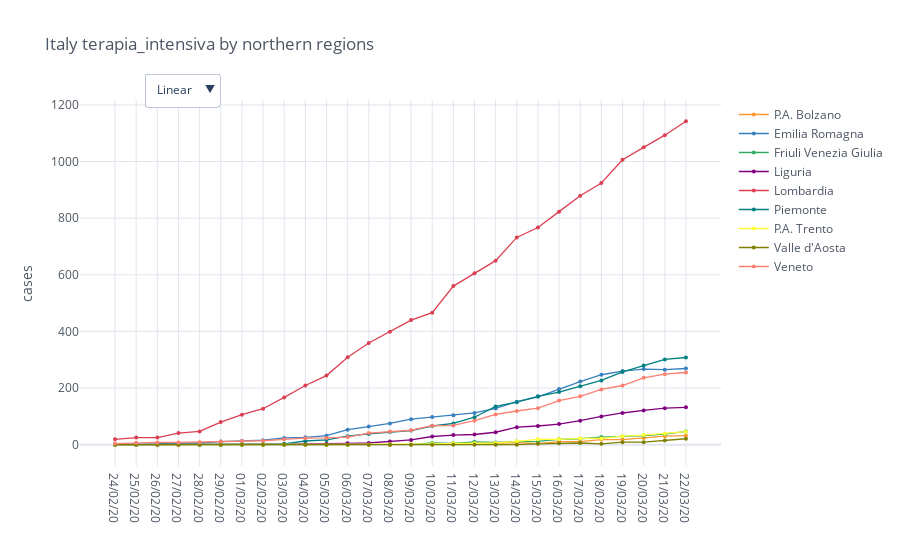

This figure's notebook cell:
### Code cell
category = 'terapia_intensiva'
regions = io.italy_load_regions(io.italy_northern_regions)
total_cases = io.italy_regions_filter_by_category(regions, category)

mpl.iplot_comparative_plot(total_cases, title='Italy ' + category + ' by northern regions')

### Figure 1 — Plotly figure (JSON) as saved in the notebook; plotly's stock layout.template omitted (floating-point values rounded to 4 significant figures)
{"data": [{"line": {"color": "rgba(255, 153, 51, 1.0)", "dash": "solid", "shape": "linear", "width": 1.3}, "marker": {"size": 4, "symbol": "circle"}, "mode": "lines+markers", "name": "P.A. Bolzano", "text": "", "type": "scatter", "x": ["24/02/20", "25/02/20", "26/02/20", "27/02/20", "28/02/20", "29/02/20", "01/03/20", "02/03/20", "03/03/20", "04/03/20", "05/03/20", "06/03/20", "07/03/20", "08/03/20", "09/03/20", "10/03/20", "11/03/20", "12/03/20", "13/03/20", "14/03/20", "15/03/20", "16/03/20", "17/03/20", "18/03/20", "19/03/20", "20/03/20", "21/03/20", "22/03/20"], "y": [0, 0, 0, 0, 0, 0, 0, 0, 0, 0, 0, 0, 0, 0, 0, 1, 4, 4, 5, 7, 4, 11, 11, 18, 18, 24, 30, 32]}, {"line": {"color": "rgba(55, 128, 191, 1.0)", "dash": "solid", "shape": "linear", "width": 1.3}, "marker": {"size": 4, "symbol": "circle"}, "mode": "lines+markers", "name": "Emilia Romagna", "text": "", "type": "scatter", "x": ["24/02/20", "25/02/20", "26/02/20", "27/02/20", "28/02/20", "29/02/20", "01/03/20", "02/03/20", "03/03/20", "04/03/20", "05/03/20", "06/03/20", "07/03/20", "08/03/20", "09/03/20", "10/03/20", "11/03/20", "12/03/20", "13/03/20", "14/03/20", "15/03/20", "16/03/20", "17/03/20", "18/03/20", "19/03/20", "20/03/20", "21/03/20", "22/03/20"], "y": [2, 2, 3, 6, 6, 11, 13, 16, 24, 26, 32, 53, 64, 75, 90, 98, 104, 112, 128, 152, 169, 197, 223, 247, 260, 267, 265, 269]}, {"line": {"color": "rgba(50, 171, 96, 1.0)", "dash": "solid", "shape": "linear", "width": 1.3}, "marker": {"size": 4, "symbol": "circle"}, "mode": "lines+markers", "name": "Friuli Venezia Giulia", "text": "", "type": "scatter", "x": ["24/02/20", "25/02/20", "26/02/20", "27/02/20", "28/02/20", "29/02/20", "01/03/20", "02/03/20", "03/03/20", "04/03/20", "05/03/20", "06/03/20", "07/03/20", "08/03/20", "09/03/20", "10/03/20", "11/03/20", "12/03/20", "13/03/20", "14/03/20", "15/03/20", "16/03/20", "17/03/20", "18/03/20", "19/03/20", "20/03/20", "21/03/20", "22/03/20"], "y": [0, 0, 0, 0, 0, 0, 0, 0, 0, 0, 0, 0, 1, 1, 1, 6, 5, 10, 8, 11, 12, 19, 21, 27, 29, 32, 37, 47]}, {"line": {"color": "rgba(128, 0, 128, 1.0)", "dash": "solid", "shape": "linear", "width": 1.3}, "marker": {"size": 4, "symbol": "circle"}, "mode": "lines+markers", "name": "Liguria", "text": "", "type": "scatter", "x": ["24/02/20", "25/02/20", "26/02/20", "27/02/20", "28/02/20", "29/02/20", "01/03/20", "02/03/20", "03/03/20", "04/03/20", "05/03/20", "06/03/20", "07/03/20", "08/03/20", "09/03/20", "10/03/20", "11/03/20", "12/03/20", "13/03/20", "14/03/20", "15/03/20", "16/03/20", "17/03/20", "18/03/20", "19/03/20", "20/03/20", "21/03/20", "22/03/20"], "y": [0, 0, 0, 0, 0, 1, 1, 1, 2, 3, 3, 5, 6, 11, 17, 29, 34, 36, 44, 62, 66, 73, 85, 100, 112, 121, 129, 132]}, {"line": {"color": "rgba(219, 64, 82, 1.0)", "dash": "solid", "shape": "linear", "width": 1.3}, "marker": {"size": 4, "symbol": "circle"}, "mode": "lines+markers", "name": "Lombardia", "text": "", "type": "scatter", "x": ["24/02/20", "25/02/20", "26/02/20", "27/02/20", "28/02/20", "29/02/20", "01/03/20", "02/03/20", "03/03/20", "04/03/20", "05/03/20", "06/03/20", "07/03/20", "08/03/20", "09/03/20", "10/03/20", "11/03/20", "12/03/20", "13/03/20", "14/03/20", "15/03/20", "16/03/20", "17/03/20", "18/03/20", "19/03/20", "20/03/20", "21/03/20", "22/03/20"], "y": [19, 25, 25, 41, 47, 80, 106, 127, 167, 209, 244, 309, 359, 399, 440, 466, 560, 605, 650, 732, 767, 823, 879, 924, 1006, 1050, 1093, 1142]}, {"line": {"color": "rgba(0, 128, 128, 1.0)", "dash": "solid", "shape": "linear", "width": 1.3}, "marker": {"size": 4, "symbol": "circle"}, "mode": "lines+markers", "name": "Piemonte", "text": "", "type": "scatter", "x": ["24/02/20", "25/02/20", "26/02/20", "27/02/20", "28/02/20", "29/02/20", "01/03/20", "02/03/20", "03/03/20", "04/03/20", "05/03/20", "06/03/20", "07/03/20", "08/03/20", "09/03/20", "10/03/20", "11/03/20", "12/03/20", "13/03/20", "14/03/20", "15/03/20", "16/03/20", "17/03/20", "18/03/20", "19/03/20", "20/03/20", "21/03/20", "22/03/20"], "y": [0, 0, 0, 0, 0, 0, 2, 2, 3, 13, 17, 30, 38, 45, 50, 66, 75, 97, 135, 150, 171, 186, 206, 227, 257, 280, 301, 308]}, {"line": {"color": "rgba(255, 255, 51, 1.0)", "dash": "solid", "shape": "linear", "width": 1.3}, "marker": {"size": 4, "symbol": "circle"}, "mode": "lines+markers", "name": "P.A. Trento", "text": "", "type": "scatter", "x": ["24/02/20", "25/02/20", "26/02/20", "27/02/20", "28/02/20", "29/02/20", "01/03/20", "02/03/20", "03/03/20", "04/03/20", "05/03/20", "06/03/20", "07/03/20", "08/03/20", "09/03/20", "10/03/20", "11/03/20", "12/03/20", "13/03/20", "14/03/20", "15/03/20", "16/03/20", "17/03/20", "18/03/20", "19/03/20", "20/03/20", "21/03/20", "22/03/20"], "y": [0, 0, 0, 0, 0, 0, 0, 0, 0, 0, 0, 0, 1, 2, 2, 3, 4, 5, 6, 12, 19, 19, 22, 22, 30, 34, 39, 46]}, {"line": {"color": "rgba(128, 128, 0, 1.0)", "dash": "solid", "shape": "linear", "width": 1.3}, "marker": {"size": 4, "symbol": "circle"}, "mode": "lines+markers", "name": "Valle d'Aosta", "text": "", "type": "scatter", "x": ["24/02/20", "25/02/20", "26/02/20", "27/02/20", "28/02/20", "29/02/20", "01/03/20", "02/03/20", "03/03/20", "04/03/20", "05/03/20", "06/03/20", "07/03/20", "08/03/20", "09/03/20", "10/03/20", "11/03/20", "12/03/20", "13/03/20", "14/03/20", "15/03/20", "16/03/20", "17/03/20", "18/03/20", "19/03/20", "20/03/20", "21/03/20", "22/03/20"], "y": [0, 0, 0, 0, 0, 0, 0, 0, 0, 0, 0, 0, 0, 0, 0, 0, 0, 0, 0, 0, 3, 5, 6, 3, 9, 9, 15, 21]}, {"line": {"color": "rgba(251, 128, 114, 1.0)", "dash": "solid", "shape": "linear", "width": 1.3}, "marker": {"size": 4, "symbol": "circle"}, "mode": "lines+markers", "name": "Veneto", "text": "", "type": "scatter", "x": ["24/02/20", "25/02/20", "26/02/20", "27/02/20", "28/02/20", "29/02/20", "01/03/20", "02/03/20", "03/03/20", "04/03/20", "05/03/20", "06/03/20", "07/03/20", "08/03/20", "09/03/20", "10/03/20", "11/03/20", "12/03/20", "13/03/20", "14/03/20", "15/03/20", "16/03/20", "17/03/20", "18/03/20", "19/03/20", "20/03/20", "21/03/20", "22/03/20"], "y": [4, 7, 8, 8, 9, 11, 13, 14, 19, 23, 24, 27, 41, 47, 51, 67, 68, 85, 107, 119, 129, 156, 171, 195, 209, 236, 249, 255]}], "layout": {"legend": {"bgcolor": "#FFFFFF", "font": {"color": "#4D5663"}}, "paper_bgcolor": "#FFFFFF", "plot_bgcolor": "#FFFFFF", "title": {"font": {"color": "#4D5663"}, "text": "Italy terapia_intensiva by northern regions"}, "updatemenus": [{"buttons": [{"args": [{"yaxis.type": "linear"}], "label": "Linear", "method": "relayout"}, {"args": [{"yaxis.type": "log"}], "label": "Log", "method": "relayout"}], "direction": "down", "pad": {"r": 10, "t": 10}, "showactive": true, "x": 0.1, "xanchor": "left", "y": 1.1, "yanchor": "top"}], "xaxis": {"gridcolor": "#E1E5ED", "showgrid": true, "tickfont": {"color": "#4D5663"}, "title": {"font": {"color": "#4D5663"}, "text": ""}, "zerolinecolor": "#E1E5ED"}, "yaxis": {"gridcolor": "#E1E5ED", "showgrid": true, "tickfont": {"color": "#4D5663"}, "title": {"font": {"color": "#4D5663"}, "text": "cases"}, "zerolinecolor": "#E1E5ED"}}}
